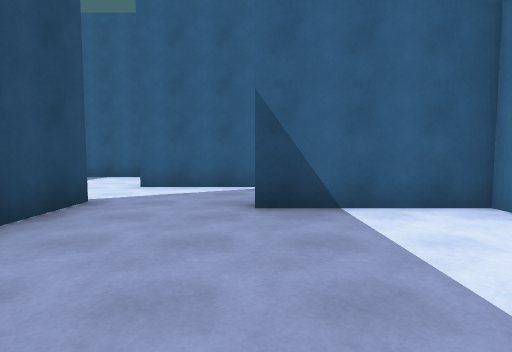
view 1 (above)

24 first-person views from a walk through a 3-D level made in the Unity game engine. The camera is 1.4 m above the floor, tilts 4° down and sees 80° across. The floor is counted in squares, 2 m on a side. Each view is taken from the middle of a square. On the plan, view 1 faces up. The plan holds only what a view shows up to about 10 squares ahead; the rest is blank. The place goes on beyond the plan. The player is left out.

view 2
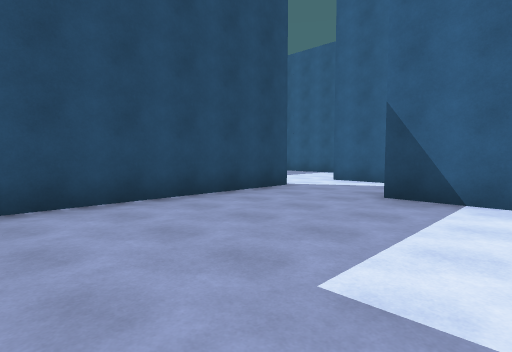

view 3
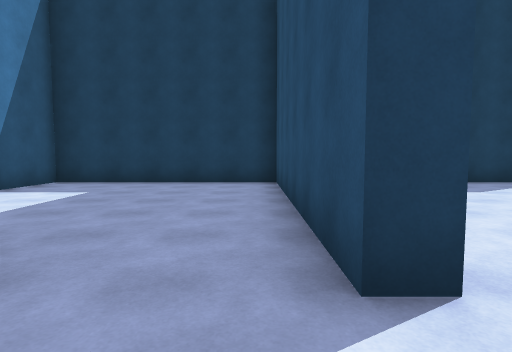

view 4
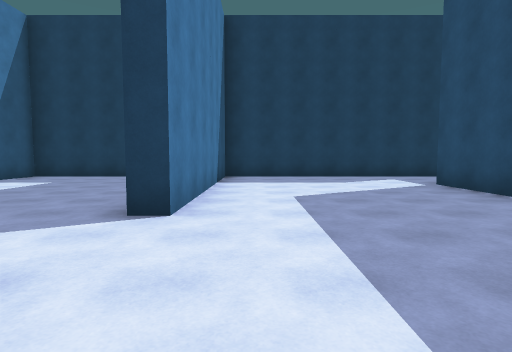

view 5
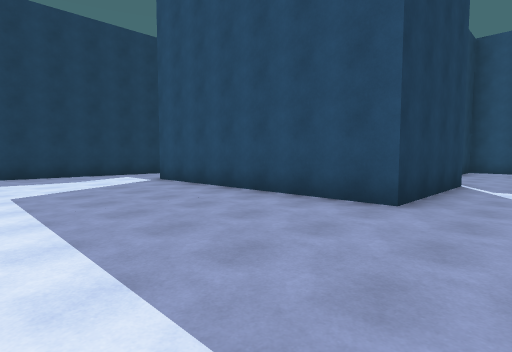

view 6
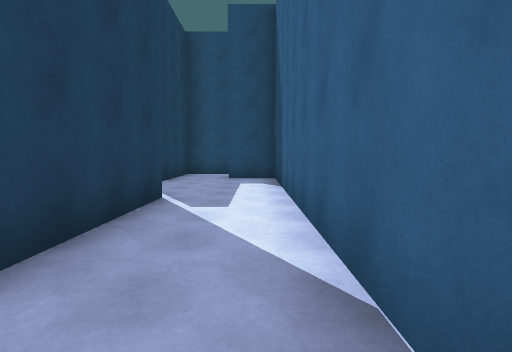

view 7
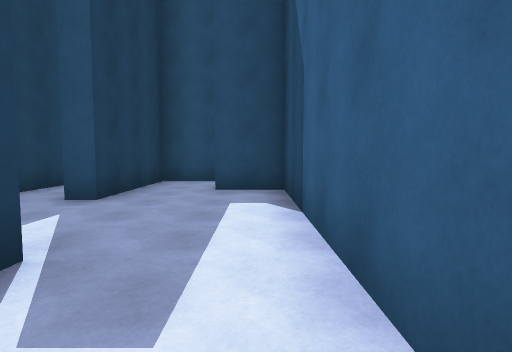

view 8
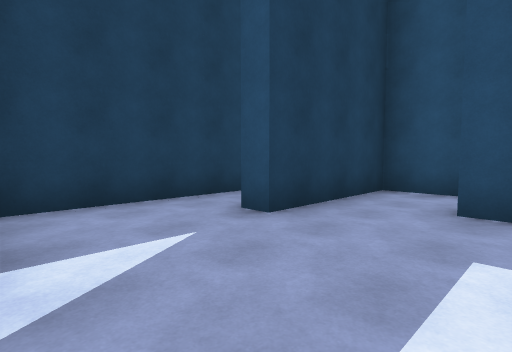

view 9
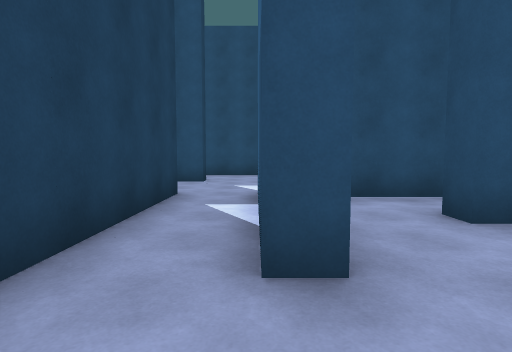

view 10
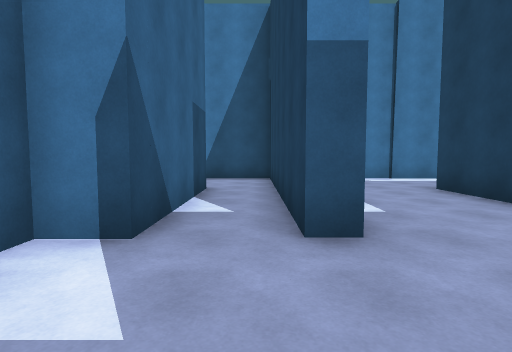

view 11
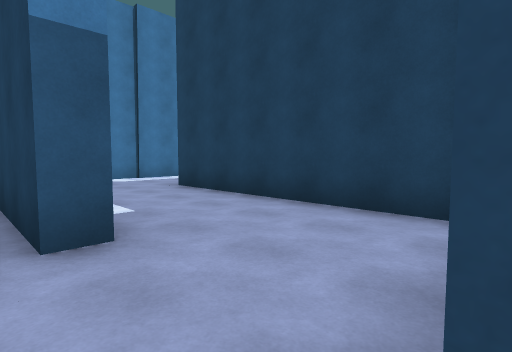

view 12
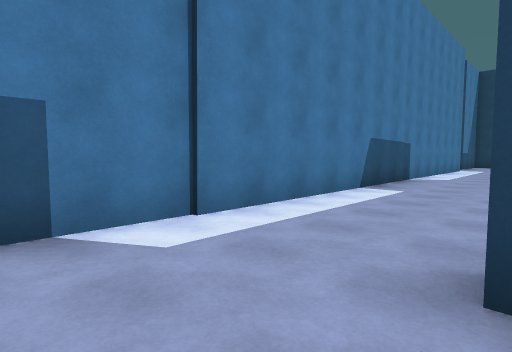

view 13
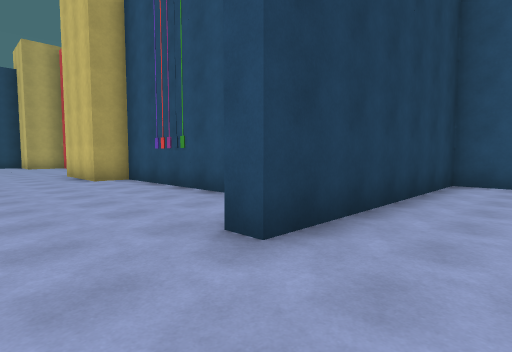

view 14
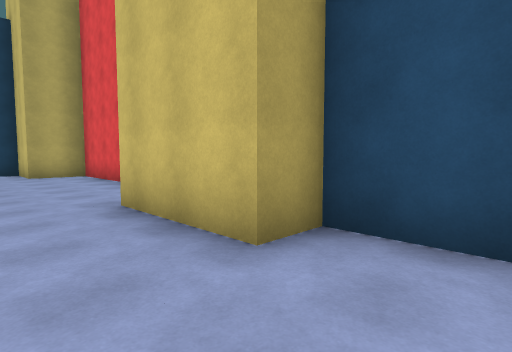

view 15
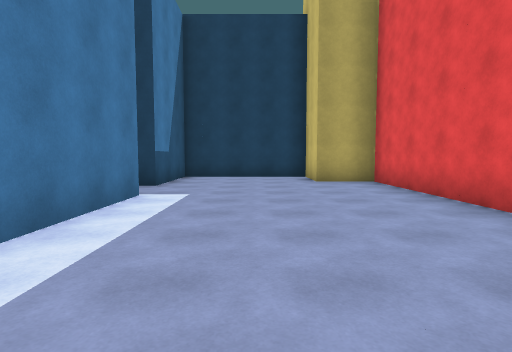

view 16
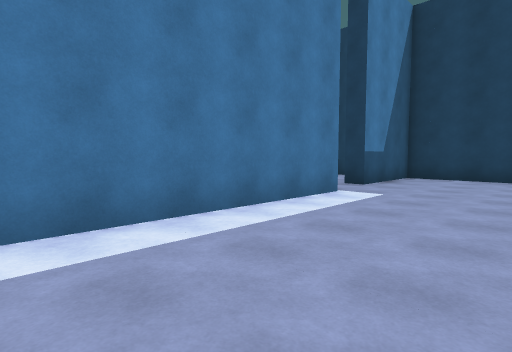

view 17
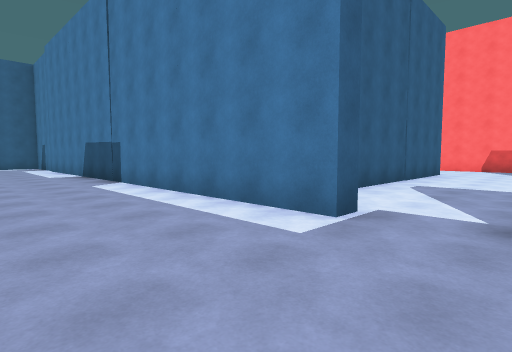

view 18
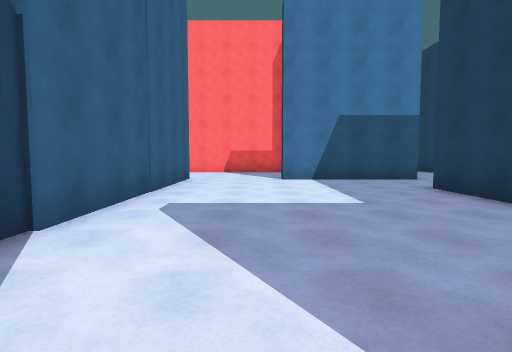

view 19
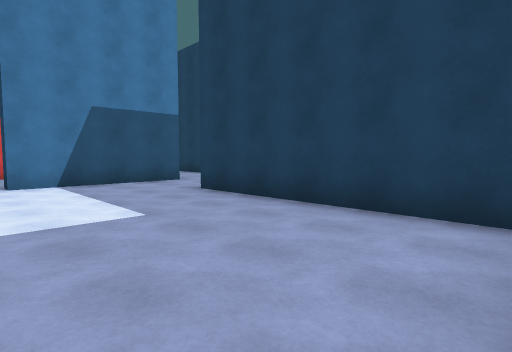

view 20
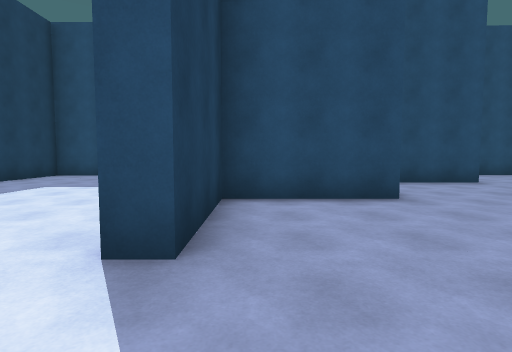

view 21
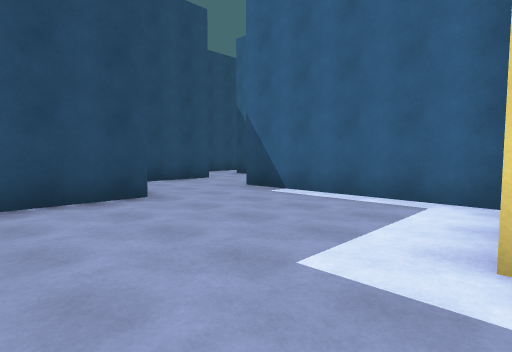

view 22
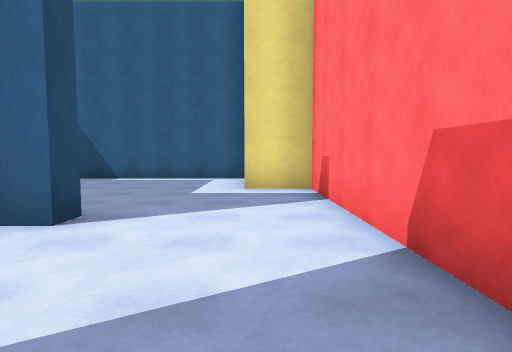

view 23
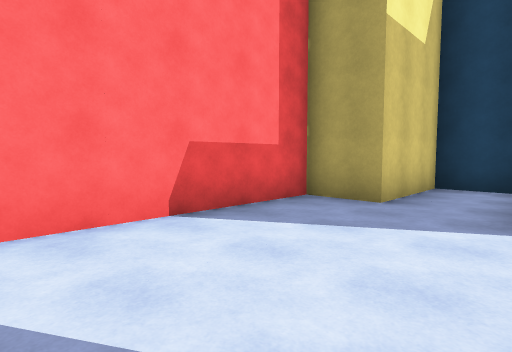

view 24
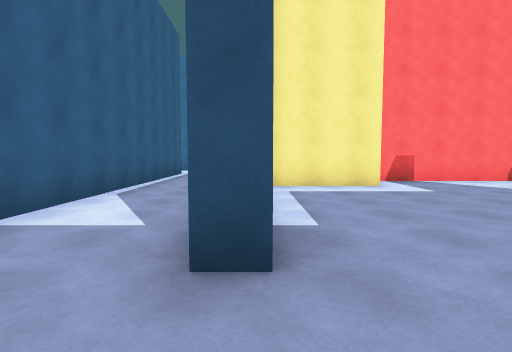

### Floor plan
Ten units are one square. View 1 is at (0, 0); x grows to the right and y downward. Boxes are objects, and circles mark ways between rooms. Rooms are numbered by the first view taken in them; rooms with no view inside come last. Other rooms are left out.
<svg viewBox="-219 -101 255 277">
<path fill="none" stroke="#000" d="M31 -40 -1 -40M-25 -46 -25 17 31 17 31 0M-76 -96 -161 -96 -161 -82 -166 -82M-120 -55 -120 -65M-120 -75 -83 -75 -83 -7M-36 -96 -54 -96M-84 17 -30 17 -30 -46 -25 -46M0 -66 -25 -66M-180 -91 -180 -65 -147 -65 -147 -60M-185 -46 -120 -46 -120 -55M-214 -46 -209 -46M-147 -60 -185 -60 -185 -69M-185 -40 -185 -46M-209 -24 -209 -13 -147 -13 -147 -7M-209 -46 -209 -39M-120 -4 -120 -29M-171 106 -171 149 -156 149 -156 167 -118 167 -118 138M-114 123 -120 123 -120 -4M-166 13 -166 56 -156 56 -156 84M-45 110 -96 110M-34 164 -34 138M-118 138 -112 138M-111 167 -56 167M-58 76 -58 105 -30 105 -30 110 -45 110M-34 138 -29 138M-12 51 -62 51M-25 171 -12 171 -12 144 1 144 1 78 -12 78 -12 54M-62 51 -62 45M20 23 -47 23M-86 44 -86 56"/>
<circle cx="-15" cy="-40" r="3" fill="#2a7"/>
<circle cx="-135" cy="-60" r="3" fill="#2a7"/>
<circle cx="-195" cy="-40" r="3" fill="#2a7"/>
<circle cx="-135" cy="-10" r="3" fill="#2a7"/>
<circle cx="-110" cy="130" r="3" fill="#2a7"/>
<circle cx="-35" cy="125" r="3" fill="#2a7"/>
<text x="0" y="-10">1</text>
<text x="-70" y="-50">2</text>
<text x="-180" y="-50">3</text>
<text x="-170" y="-30">4</text>
<text x="-140" y="80">5</text>
<text x="-70" y="140">6</text>
<text x="-30" y="100">7</text>
<text x="-30" y="40">8</text>
</svg>
Room 1 opens to room 2. Room 2 opens to room 3. Room 3 opens to room 4. Room 4 opens to room 5. Room 5 opens to room 6. Room 6 opens to room 7.

Where each view was taken, in squares from view 1:
view 1: 0 up, 0 right, facing up
view 2: 1 down, 2 right, facing up-left
view 3: 6 up, 2 left, facing down
view 4: 8 up, 4 left, facing down
view 5: 9 up, 4 left, facing down-left
view 6: 9 up, 7 left, facing left
view 7: 9 up, 10 left, facing left
view 8: 9 up, 12 left, facing down-left
view 9: 6 up, 13 left, facing left
view 10: 5 up, 21 left, facing right
view 11: 5 up, 21 left, facing down-right
view 12: 3 up, 15 left, facing down-right
view 13: 3 up, 13 left, facing down-left
view 14: 4 down, 14 left, facing down-left
view 15: 7 down, 14 left, facing down
view 16: 7 down, 15 left, facing down-right
view 17: 14 down, 15 left, facing up-right
view 18: 13 down, 12 left, facing right
view 19: 13 down, 11 left, facing down-right
view 20: 10 down, 1 left, facing left
view 21: 10 down, 1 left, facing up-left
view 22: 14 down, 1 left, facing up
view 23: 10 down, 3 left, facing down-right
view 24: 5 down, 8 left, facing right
